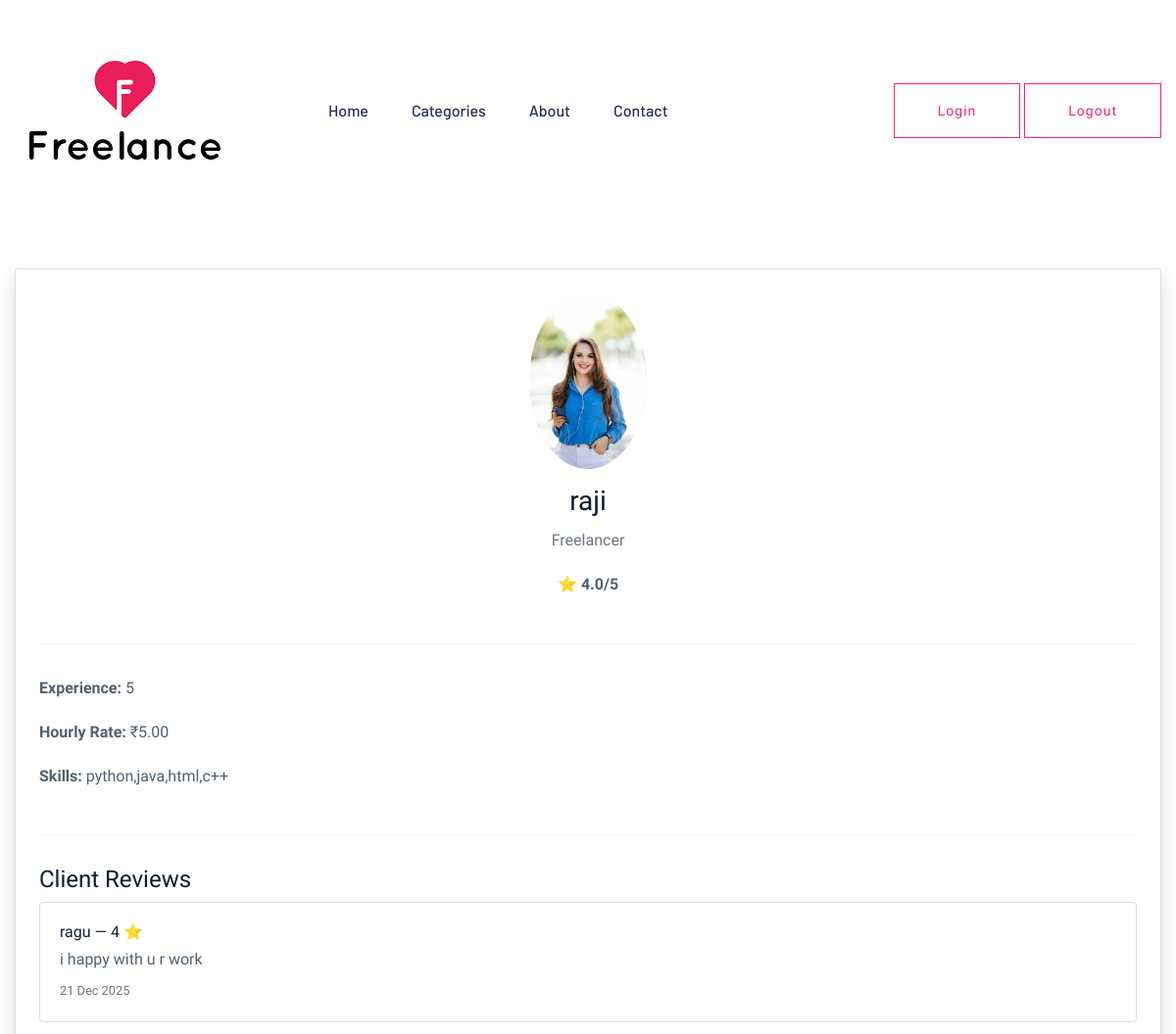
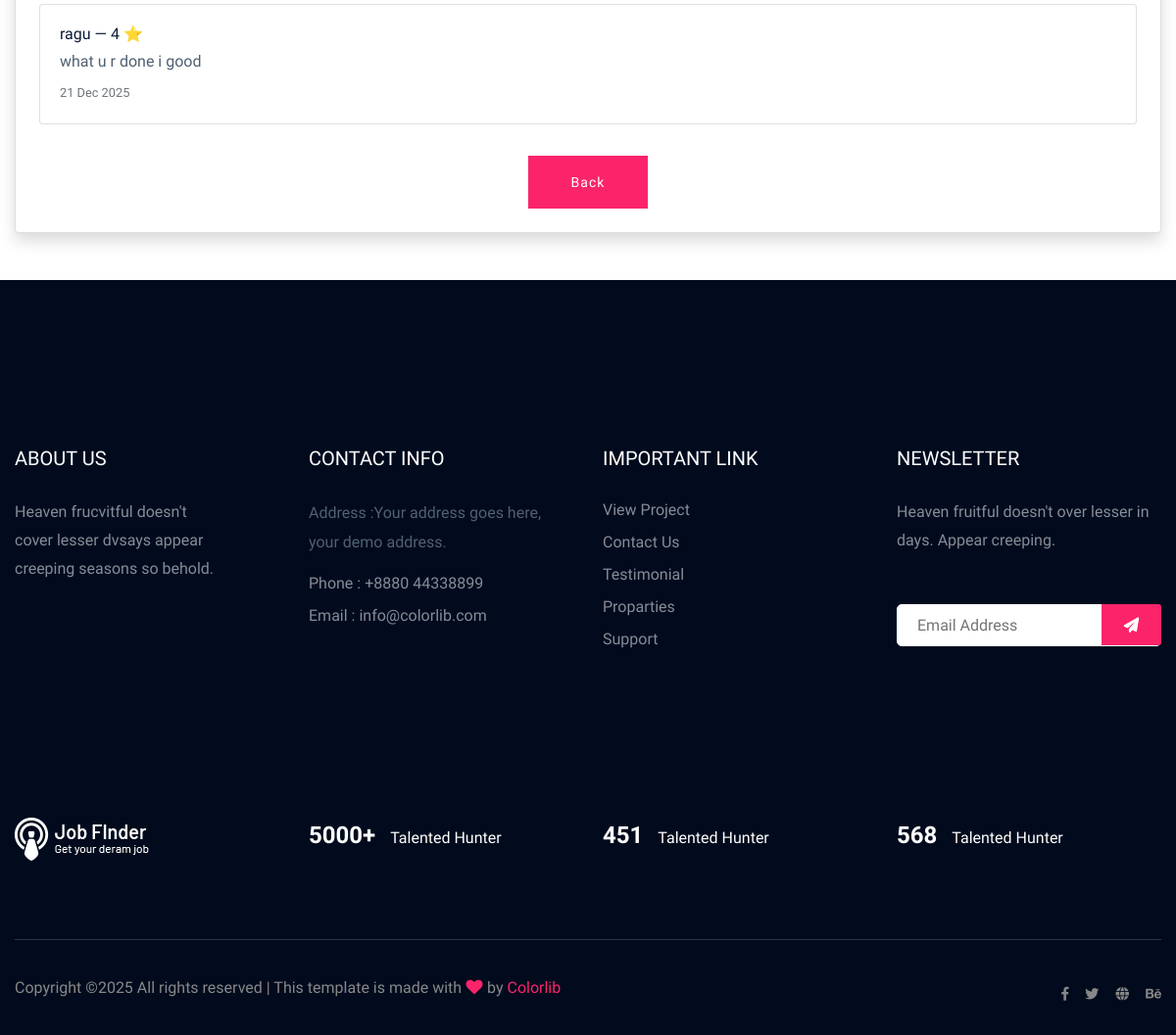
Screenshot of /dashboard/freelancer/profile/7/ (signed in) with the database file from the repository (2 pictures, top to bottom).
### accounts/models.py (models this page shows, shortened)
class FreelancerProfile(models.Model):
    user = models.OneToOneField(User, on_delete=models.CASCADE)
    profile_image = models.ImageField(upload_to='profiles/', blank=True, null=True)
    skills = models.TextField(null=True,blank=True)
    experience = models.IntegerField(null=True,blank=True)
    hourly_rate = models.DecimalField(max_digits=10, decimal_places=2,null=True,blank=True)

class User(AbstractUser):
    USER_TYPES = (
        ('admin', 'Admin'),
        ('client', 'Client'),
        ('freelancer', 'Freelancer'),
    )
    user_type = models.CharField(max_length=20, choices=USER_TYPES)
    is_approved = models.BooleanField(default=False)

### payments/models.py (models this page shows, shortened)
class Review(models.Model):
    payment = models.OneToOneField(
        Payment,
        on_delete=models.CASCADE,
        related_name="review"
    )
    client = models.ForeignKey(
        User,
        on_delete=models.CASCADE,
        related_name="client_reviews"
    )
    freelancer = models.ForeignKey(
        User,
        on_delete=models.CASCADE,
        related_name="freelancer_reviews"
    )
    rating = models.PositiveSmallIntegerField(
        validators=[MinValueValidator(1), MaxValueValidator(5)]
    )
    feedback = models.TextField()
    created_at = models.DateTimeField(
        auto_now_add=True
    )

### dashboard/views.py (the view)
# urls.py: path("freelancer/profile/<int:freelancer_id>/",views.view_freelancer_profile,name="view_freelancer_profile"),
@login_required
def view_freelancer_profile(request, freelancer_id):
    freelancer_user = get_object_or_404(User,id=freelancer_id,user_type="freelancer")
    freelancer_profile = get_object_or_404(FreelancerProfile,user=freelancer_user)
    reviews = Review.objects.filter(freelancer=freelancer_user).order_by("-created_at")
    avg_rating = reviews.aggregate(Avg("rating"))["rating__avg"]
    return render(request,"dashboard/view_freelancer_profile.html",{
        "freelancer_user": freelancer_user,
        "freelancer_profile": freelancer_profile,
        "reviews":reviews,
        "avg_rating":avg_rating,
        })

### templates/dashboard/view_freelancer_profile.html (shortened to what this page needs)
{% extends "base.html" %}
{% load static %}
{% block content %}
<div class="container py-5">
    <div class="card shadow p-4">
        <div class="text-center">
            {% if freelancer_profile.profile_image %}
                <img src="{{ freelancer_profile.profile_image.url }}"
                     class="rounded-circle" width="120">
            <h3 class="mt-3">{{ freelancer_user.username }}</h3>
            <p class="text-muted">Freelancer</p>
            {% if avg_rating %}
                <p>
                    ⭐ <strong>{{ avg_rating|floatformat:1 }}/5</strong>
                </p>
            {% else %}
                <p class="text-muted">No ratings yet</p>
            {% endif %}
        </div>
        <hr>
        <p><strong>Experience:</strong> {{ freelancer_profile.experience }}</p>
        <p><strong>Hourly Rate:</strong> ₹{{ freelancer_profile.hourly_rate }}</p>
        <p><strong>Skills:</strong> {{ freelancer_profile.skills }}</p>
        <hr>
        <h4>Client Reviews</h4>
        {% if reviews %}
            {% for review in reviews %}
                <div class="card mb-3">
                    <div class="card-body">
                        <h6 class="mb-1">
                            {{ review.client.username }}
                            — {{ review.rating }} ⭐
                        </h6>
                        <p class="mb-1">{{ review.feedback }}</p>
                        <small class="text-muted">
                            {{ review.created_at|date:"d M Y" }}
                        </small>
                    </div>
                </div>
            {% endfor %}
        {% else %}
            <p class="text-muted">No reviews yet.</p>
        {% endif %}
        <div class="text-center">
            <a href="javascript:history.back()"
               class="btn btn-secondary mt-3">
                Back
            </a>
        </div>
    </div>
</div>
{% endblock %}

### templates/base.html (shortened to what this page needs)
<!doctype html>
<html class="no-js" lang="zxx">
<head>
    {% load static %}
    <link rel="stylesheet" href="{% static 'assets/css/bootstrap.min.css' %}">
    <link rel="stylesheet" href="{% static 'assets/css/owl.carousel.min.css' %}">
    <link rel="stylesheet" href="{% static 'assets/css/flaticon.css' %}">
    <link rel="stylesheet" href="{% static 'assets/css/price_rangs.css' %}">
    <link rel="stylesheet" href="{% static 'assets/css/slicknav.css' %}">
    <link rel="stylesheet" href="{% static 'assets/css/animate.min.css' %}">
    <link rel="stylesheet" href="{% static 'assets/css/magnific-popup.css' %}">
    <link rel="stylesheet" href="{% static 'assets/css/fontawesome-all.min.css' %}">
    <link rel="stylesheet" href="{% static 'assets/css/themify-icons.css' %}">
    <link rel="stylesheet" href="{% static 'assets/css/slick.css' %}">
    <link rel="stylesheet" href="{% static 'assets/css/nice-select.css' %}">
    <link rel="stylesheet" href="{% static 'assets/css/style.css' %}">
</head>
<body>
    <header>
       <div class="header-area header-transparrent">
           <div class="headder-top header-sticky">
                <div class="container">
                    <div class="row align-items-center">
                        <div class="col-lg-3 col-md-2">
                            <div class="logo">
                                <a href="{% url 'home' %}"><img src="{% static 'assets/img/logo/logo.png' %}" alt=""></a>
                            </div>
                        </div>
                        <div class="col-lg-9 col-md-9">
                            <div class="menu-wrapper">
                                <div class="main-menu">
                                    <nav class="d-none d-lg-block">
                                        <ul id="navigation">
                                            <li><a href="{% url 'home' %}">Home</a></li>
                                            <li><a href="{% url 'category' %}">Categories </a></li>
                                            <li><a href="{% url 'about' %}">About</a></li>
                                            <li><a href="{% url 'contact' %}">Contact</a></li>
                                        </ul>
                                    </nav>
                                </div>
                                <div class="header-btn d-none f-right d-lg-block">
                                    <a href="{% url 'login' %}" class="btn head-btn2">Login</a>
                                    <a href="{% url 'logout' %}" class="btn head-btn2">Logout</a>
                                </div>
                            </div>
                        </div>
                        <div class="col-12">
                        </div>
                    </div>
                </div>
           </div>
       </div>
    </header>
    {%block content%}
    {%endblock%}
    <footer>
        <div class="footer-area footer-bg footer-padding">
            <div class="container">
                <div class="row d-flex justify-content-between">
                    <div class="col-xl-3 col-lg-3 col-md-4 col-sm-6">
                       <div class="single-footer-caption mb-50">
                         <div class="single-footer-caption mb-30">
                             <div class="footer-tittle">
                                 <h4>About Us</h4>
                                 <div class="footer-pera">
                                     <p>Heaven frucvitful doesn't cover lesser dvsays appear creeping seasons so behold.</p>
                                </div>
                             </div>
                         </div>
                       </div>
                    </div>
                    <div class="col-xl-3 col-lg-3 col-md-4 col-sm-5">
                        <div class="single-footer-caption mb-50">
                            <div class="footer-tittle">
                                <h4>Contact Info</h4>
                                <ul>
                                    <li>
                                    <p>Address :Your address goes
                                        here, your demo address.</p>
                                    </li>
                                    <li><a href="#">Phone : +8880 44338899</a></li>
                                    <li><a href="#">Email : info@colorlib.com</a></li>
                                </ul>
                            </div>
                        </div>
                    </div>
                    <div class="col-xl-3 col-lg-3 col-md-4 col-sm-5">
                        <div class="single-footer-caption mb-50">
                            <div class="footer-tittle">
                                <h4>Important Link</h4>
                                <ul>
                                    <li><a href="#"> View Project</a></li>
                                    <li><a href="#">Contact Us</a></li>
                                    <li><a href="#">Testimonial</a></li>
                                    <li><a href="#">Proparties</a></li>
                                    <li><a href="#">Support</a></li>
                                </ul>
                            </div>
                        </div>
                    </div>
                    <div class="col-xl-3 col-lg-3 col-md-4 col-sm-5">
                        <div class="single-footer-caption mb-50">
                            <div class="footer-tittle">
                                <h4>Newsletter</h4>
                                <div class="footer-pera footer-pera2">
                                 <p>Heaven fruitful doesn't over lesser in days. Appear creeping.</p>
                             </div>
                             <div class="footer-form" >
                                 <div id="mc_embed_signup">
                                     <form target="_blank" action="https://spondonit.us12.list-manage.com/subscribe/post?u=1462626880ade1ac87bd9c93a&amp;id=92a4423d01"
                                     method="get" class="subscribe_form relative mail_part">
                                         <input type="email" name="email" id="newsletter-form-email" placeholder="Email Address"
                                         class="placeholder hide-on-focus" onfocus="this.placeholder = ''"
                                         onblur="this.placeholder = ' Email Address '">
                                         <div class="form-icon">
                                             <button type="submit" name="submit" id="newsletter-submit"
                                             class="email_icon newsletter-submit button-contactForm"><img src="{% static 'assets/img/icon/form.png' %}" alt=""></button>
                                         </div>
                                     </form>
                                 </div>
                             </div>
                            </div>
                        </div>
                    </div>
                </div>
               <div class="row footer-wejed justify-content-between">
                    <div class="col-xl-3 col-lg-3 col-md-4 col-sm-6">
                        <div class="footer-logo mb-20">
                        <a href="{% url 'home' %}"><img src="{% static 'assets/img/logo/logo2_footer.png' %}" alt=""></a>
                        </div>
                    </div>
                    <div class="col-xl-3 col-lg-3 col-md-4 col-sm-5">
                    <div class="footer-tittle-bottom">
                        <span>5000+</span>
                        <p>Talented Hunter</p>
                    </div>
                    </div>
                    <div class="col-xl-3 col-lg-3 col-md-4 col-sm-5">
                        <div class="footer-tittle-bottom">
                            <span>451</span>
                            <p>Talented Hunter</p>
                        </div>
                    </div>
                    <div class="col-xl-3 col-lg-3 col-md-4 col-sm-5">
                        <div class="footer-tittle-bottom">
                            <span>568</span>
                            <p>Talented Hunter</p>
                        </div>
                    </div>
               </div>
            </div>
        </div>
        <div class="footer-bottom-area footer-bg">
            <div class="container">
                <div class="footer-border">
                     <div class="row d-flex justify-content-between align-items-center">
                         <div class="col-xl-10 col-lg-10 ">
                             <div class="footer-copy-right">
                                 <p>
  Copyright &copy;<script>document.write(new Date().getFullYear());</script> All rights reserved | This template is made with <i class="fa fa-heart" aria-hidden="true"></i> by <a href="https://colorlib.com" target="_blank">Colorlib</a>
  </p>
                             </div>
                         </div>
                         <div class="col-xl-2 col-lg-2">
                             <div class="footer-social f-right">
                                 <a href="#"><i class="fab fa-facebook-f"></i></a>
                                 <a href="#"><i class="fab fa-twitter"></i></a>
                                 <a href="#"><i class="fas fa-globe"></i></a>
                                 <a href="#"><i class="fab fa-behance"></i></a>
                             </div>
                         </div>
                     </div>
                </div>
            </div>
        </div>
    </footer>
    </body>
</html>

### rows the page displays
FreelancerProfile: profile_image (picture), experience "5", hourly_rate "5.00", skills "python,java,html,c++"
User: username "raji"
Review: client.username "ragu", rating "4", feedback "i happy with u r work", created_at "21 Dec 2025"
Review: client.username "ragu", rating "4", feedback "what u r done i good", created_at "21 Dec 2025"

### other values shown
{{ avg_rating|floatformat:1 }} "4.0"
